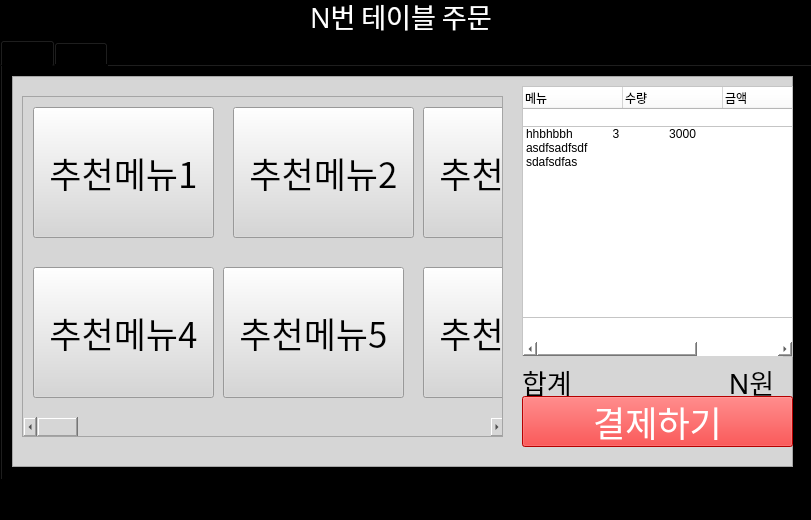
<?xml version="1.0" encoding="UTF-8"?>
<ui version="4.0">
 <class>MainWindow</class>
 <widget class="QMainWindow" name="MainWindow">
  <property name="geometry">
   <rect>
    <x>0</x>
    <y>0</y>
    <width>811</width>
    <height>520</height>
   </rect>
  </property>
  <property name="windowTitle">
   <string>MainWindow</string>
  </property>
  <property name="styleSheet">
   <string notr="true">background-color:rgb(0, 0, 0);
</string>
  </property>
  <widget class="QWidget" name="centralwidget">
   <widget class="QTabWidget" name="tabWidget">
    <property name="geometry">
     <rect>
      <x>0</x>
      <y>40</y>
      <width>816</width>
      <height>441</height>
     </rect>
    </property>
    <property name="styleSheet">
     <string notr="true">backgrund-color:rgb(214, 214, 214);</string>
    </property>
    <property name="currentIndex">
     <number>0</number>
    </property>
    <widget class="QWidget" name="tab">
     <attribute name="title">
      <string>Tab 1</string>
     </attribute>
     <widget class="QTableWidget" name="tableWidget">
      <property name="geometry">
       <rect>
        <x>520</x>
        <y>20</y>
        <width>271</width>
        <height>271</height>
       </rect>
      </property>
      <property name="styleSheet">
       <string notr="true">background-color:white</string>
      </property>
      <column>
       <property name="text">
        <string>메뉴</string>
       </property>
       <property name="font">
        <font>
         <family>더잠실 3 Regular</family>
         <pointsize>9</pointsize>
         <stylestrategy>PreferDefault</stylestrategy>
         <kerning>false</kerning>
        </font>
       </property>
       <property name="textAlignment">
        <set>AlignLeading|AlignVCenter</set>
       </property>
       <property name="foreground">
        <brush brushstyle="SolidPattern">
         <color alpha="255">
          <red>0</red>
          <green>0</green>
          <blue>0</blue>
         </color>
        </brush>
       </property>
      </column>
      <column>
       <property name="text">
        <string>수량</string>
       </property>
       <property name="font">
        <font>
         <family>더잠실 3 Regular</family>
         <pointsize>9</pointsize>
         <kerning>false</kerning>
        </font>
       </property>
       <property name="textAlignment">
        <set>AlignLeading|AlignVCenter</set>
       </property>
       <property name="foreground">
        <brush brushstyle="SolidPattern">
         <color alpha="255">
          <red>0</red>
          <green>0</green>
          <blue>0</blue>
         </color>
        </brush>
       </property>
      </column>
      <column>
       <property name="text">
        <string>금액</string>
       </property>
       <property name="font">
        <font>
         <family>더잠실 3 Regular</family>
         <pointsize>9</pointsize>
         <kerning>false</kerning>
        </font>
       </property>
       <property name="textAlignment">
        <set>AlignLeading|AlignVCenter</set>
       </property>
       <property name="foreground">
        <brush brushstyle="SolidPattern">
         <color alpha="255">
          <red>0</red>
          <green>0</green>
          <blue>0</blue>
         </color>
        </brush>
       </property>
      </column>
     </widget>
     <widget class="QLabel" name="label_2">
      <property name="geometry">
       <rect>
        <x>520</x>
        <y>290</y>
        <width>261</width>
        <height>51</height>
       </rect>
      </property>
      <property name="font">
       <font>
        <family>더잠실 3 Regular</family>
        <pointsize>20</pointsize>
       </font>
      </property>
      <property name="styleSheet">
       <string notr="true">color:black;
background-color:rgb(214, 214, 214)</string>
      </property>
      <property name="text">
       <string>합계                          N원</string>
      </property>
     </widget>
     <widget class="QScrollArea" name="scrollArea">
      <property name="geometry">
       <rect>
        <x>20</x>
        <y>30</y>
        <width>481</width>
        <height>341</height>
       </rect>
      </property>
      <property name="mouseTracking">
       <bool>true</bool>
      </property>
      <property name="tabletTracking">
       <bool>true</bool>
      </property>
      <property name="styleSheet">
       <string notr="true">background-color:rgb(214, 214, 214)</string>
      </property>
      <property name="widgetResizable">
       <bool>true</bool>
      </property>
      <widget class="QWidget" name="scrollAreaWidgetContents">
       <property name="geometry">
        <rect>
         <x>0</x>
         <y>0</y>
         <width>479</width>
         <height>339</height>
        </rect>
       </property>
       <widget class="QPushButton" name="pushButton_2">
        <property name="geometry">
         <rect>
          <x>210</x>
          <y>10</y>
          <width>181</width>
          <height>131</height>
         </rect>
        </property>
        <property name="font">
         <font>
          <family>더잠실 3 Regular</family>
          <pointsize>26</pointsize>
         </font>
        </property>
        <property name="styleSheet">
         <string notr="true">color:black;
background-color:rgb(214, 214, 214)</string>
        </property>
        <property name="text">
         <string>추천메뉴2</string>
        </property>
       </widget>
       <widget class="QPushButton" name="pushButton">
        <property name="geometry">
         <rect>
          <x>10</x>
          <y>10</y>
          <width>181</width>
          <height>131</height>
         </rect>
        </property>
        <property name="font">
         <font>
          <family>더잠실 3 Regular</family>
          <pointsize>26</pointsize>
         </font>
        </property>
        <property name="styleSheet">
         <string notr="true">color:black;
background-color:rgb(214, 214, 214)</string>
        </property>
        <property name="text">
         <string>추천메뉴1</string>
        </property>
       </widget>
       <widget class="QPushButton" name="pushButton_3">
        <property name="geometry">
         <rect>
          <x>400</x>
          <y>10</y>
          <width>181</width>
          <height>131</height>
         </rect>
        </property>
        <property name="font">
         <font>
          <family>더잠실 3 Regular</family>
          <pointsize>26</pointsize>
         </font>
        </property>
        <property name="styleSheet">
         <string notr="true">color:black;
background-color:rgb(214, 214, 214)</string>
        </property>
        <property name="text">
         <string>추천메뉴3</string>
        </property>
       </widget>
       <widget class="QScrollBar" name="horizontalScrollBar">
        <property name="geometry">
         <rect>
          <x>0</x>
          <y>320</y>
          <width>481</width>
          <height>20</height>
         </rect>
        </property>
        <property name="mouseTracking">
         <bool>true</bool>
        </property>
        <property name="orientation">
         <enum>Qt::Horizontal</enum>
        </property>
       </widget>
       <widget class="QPushButton" name="pushButton_7">
        <property name="geometry">
         <rect>
          <x>10</x>
          <y>170</y>
          <width>181</width>
          <height>131</height>
         </rect>
        </property>
        <property name="font">
         <font>
          <family>더잠실 3 Regular</family>
          <pointsize>26</pointsize>
         </font>
        </property>
        <property name="styleSheet">
         <string notr="true">color:black;
background-color:rgb(214, 214, 214)</string>
        </property>
        <property name="text">
         <string>추천메뉴4</string>
        </property>
       </widget>
       <widget class="QPushButton" name="pushButton_8">
        <property name="geometry">
         <rect>
          <x>200</x>
          <y>170</y>
          <width>181</width>
          <height>131</height>
         </rect>
        </property>
        <property name="font">
         <font>
          <family>더잠실 3 Regular</family>
          <pointsize>26</pointsize>
         </font>
        </property>
        <property name="styleSheet">
         <string notr="true">color:black;
background-color:rgb(214, 214, 214)</string>
        </property>
        <property name="text">
         <string>추천메뉴5</string>
        </property>
       </widget>
       <widget class="QPushButton" name="pushButton_9">
        <property name="geometry">
         <rect>
          <x>400</x>
          <y>170</y>
          <width>181</width>
          <height>131</height>
         </rect>
        </property>
        <property name="font">
         <font>
          <family>더잠실 3 Regular</family>
          <pointsize>26</pointsize>
         </font>
        </property>
        <property name="styleSheet">
         <string notr="true">color:black;
background-color:rgb(214, 214, 214)</string>
        </property>
        <property name="text">
         <string>추천메뉴6</string>
        </property>
       </widget>
      </widget>
     </widget>
     <widget class="QPushButton" name="pushButton_18">
      <property name="geometry">
       <rect>
        <x>520</x>
        <y>330</y>
        <width>271</width>
        <height>51</height>
       </rect>
      </property>
      <property name="font">
       <font>
        <family>더잠실 3 Regular</family>
        <pointsize>26</pointsize>
       </font>
      </property>
      <property name="styleSheet">
       <string notr="true">background-color:red;
color:white</string>
      </property>
      <property name="text">
       <string>결제하기</string>
      </property>
     </widget>
     <widget class="QListView" name="listView">
      <property name="geometry">
       <rect>
        <x>10</x>
        <y>10</y>
        <width>781</width>
        <height>391</height>
       </rect>
      </property>
      <property name="styleSheet">
       <string notr="true">background-color:rgb(214, 214, 214)</string>
      </property>
     </widget>
     <widget class="QListWidget" name="listWidget">
      <property name="geometry">
       <rect>
        <x>520</x>
        <y>60</y>
        <width>271</width>
        <height>192</height>
       </rect>
      </property>
      <property name="styleSheet">
       <string notr="true">background-color:white</string>
      </property>
      <item>
       <property name="text">
        <string>hhbhbbh            3               3000</string>
       </property>
      </item>
      <item>
       <property name="text">
        <string>asdfsadfsdf</string>
       </property>
      </item>
      <item>
       <property name="text">
        <string>sdafsdfas</string>
       </property>
      </item>
     </widget>
     <zorder>listView</zorder>
     <zorder>tableWidget</zorder>
     <zorder>label_2</zorder>
     <zorder>scrollArea</zorder>
     <zorder>pushButton_18</zorder>
     <zorder>listWidget</zorder>
    </widget>
    <widget class="QWidget" name="tab_2">
     <attribute name="title">
      <string>Tab 2</string>
     </attribute>
     <widget class="QListView" name="listView_2">
      <property name="geometry">
       <rect>
        <x>10</x>
        <y>10</y>
        <width>791</width>
        <height>391</height>
       </rect>
      </property>
      <property name="styleSheet">
       <string notr="true">background-color:rgb(214, 214, 214)</string>
      </property>
     </widget>
     <widget class="QScrollArea" name="scrollArea_2">
      <property name="geometry">
       <rect>
        <x>20</x>
        <y>20</y>
        <width>481</width>
        <height>341</height>
       </rect>
      </property>
      <property name="styleSheet">
       <string notr="true">background-color:rgb(214, 214, 214)</string>
      </property>
      <property name="widgetResizable">
       <bool>true</bool>
      </property>
      <widget class="QWidget" name="scrollAreaWidgetContents_2">
       <property name="geometry">
        <rect>
         <x>0</x>
         <y>0</y>
         <width>479</width>
         <height>339</height>
        </rect>
       </property>
       <widget class="QPushButton" name="pushButton_4">
        <property name="geometry">
         <rect>
          <x>210</x>
          <y>10</y>
          <width>181</width>
          <height>131</height>
         </rect>
        </property>
        <property name="font">
         <font>
          <family>더잠실 3 Regular</family>
          <pointsize>26</pointsize>
         </font>
        </property>
        <property name="styleSheet">
         <string notr="true">color:black;
background-color:rgb(214, 214, 214)</string>
        </property>
        <property name="text">
         <string>세트메뉴2</string>
        </property>
       </widget>
       <widget class="QPushButton" name="pushButton_5">
        <property name="geometry">
         <rect>
          <x>10</x>
          <y>10</y>
          <width>181</width>
          <height>131</height>
         </rect>
        </property>
        <property name="font">
         <font>
          <family>더잠실 3 Regular</family>
          <pointsize>26</pointsize>
         </font>
        </property>
        <property name="styleSheet">
         <string notr="true">color:black;
background-color:rgb(214, 214, 214)</string>
        </property>
        <property name="text">
         <string>세트메뉴1</string>
        </property>
       </widget>
       <widget class="QPushButton" name="pushButton_6">
        <property name="geometry">
         <rect>
          <x>400</x>
          <y>10</y>
          <width>181</width>
          <height>131</height>
         </rect>
        </property>
        <property name="font">
         <font>
          <family>더잠실 3 Regular</family>
          <pointsize>26</pointsize>
         </font>
        </property>
        <property name="styleSheet">
         <string notr="true">color:black;
background-color:rgb(214, 214, 214)</string>
        </property>
        <property name="text">
         <string>세트메뉴3</string>
        </property>
       </widget>
       <widget class="QScrollBar" name="horizontalScrollBar_2">
        <property name="geometry">
         <rect>
          <x>0</x>
          <y>319</y>
          <width>481</width>
          <height>20</height>
         </rect>
        </property>
        <property name="orientation">
         <enum>Qt::Horizontal</enum>
        </property>
       </widget>
       <widget class="QPushButton" name="pushButton_10">
        <property name="geometry">
         <rect>
          <x>10</x>
          <y>170</y>
          <width>181</width>
          <height>131</height>
         </rect>
        </property>
        <property name="font">
         <font>
          <family>더잠실 3 Regular</family>
          <pointsize>26</pointsize>
         </font>
        </property>
        <property name="styleSheet">
         <string notr="true">color:black;
background-color:rgb(214, 214, 214)</string>
        </property>
        <property name="text">
         <string>세트메뉴</string>
        </property>
       </widget>
       <widget class="QPushButton" name="pushButton_11">
        <property name="geometry">
         <rect>
          <x>210</x>
          <y>170</y>
          <width>181</width>
          <height>131</height>
         </rect>
        </property>
        <property name="font">
         <font>
          <family>더잠실 3 Regular</family>
          <pointsize>26</pointsize>
         </font>
        </property>
        <property name="styleSheet">
         <string notr="true">color:black;
background-color:rgb(214, 214, 214)</string>
        </property>
        <property name="text">
         <string>세트메뉴1</string>
        </property>
       </widget>
       <widget class="QPushButton" name="pushButton_12">
        <property name="geometry">
         <rect>
          <x>410</x>
          <y>170</y>
          <width>181</width>
          <height>131</height>
         </rect>
        </property>
        <property name="font">
         <font>
          <family>더잠실 3 Regular</family>
          <pointsize>26</pointsize>
         </font>
        </property>
        <property name="styleSheet">
         <string notr="true">color:black;
background-color:rgb(214, 214, 214)</string>
        </property>
        <property name="text">
         <string>세트메뉴1</string>
        </property>
       </widget>
      </widget>
     </widget>
     <widget class="QTableWidget" name="tableWidget_2">
      <property name="geometry">
       <rect>
        <x>520</x>
        <y>20</y>
        <width>271</width>
        <height>271</height>
       </rect>
      </property>
      <property name="styleSheet">
       <string notr="true">background-color:white</string>
      </property>
      <column>
       <property name="text">
        <string>메뉴</string>
       </property>
       <property name="font">
        <font>
         <family>더잠실 3 Regular</family>
         <pointsize>12</pointsize>
         <stylestrategy>PreferDefault</stylestrategy>
         <kerning>false</kerning>
        </font>
       </property>
       <property name="textAlignment">
        <set>AlignLeading|AlignVCenter</set>
       </property>
       <property name="foreground">
        <brush brushstyle="SolidPattern">
         <color alpha="255">
          <red>0</red>
          <green>0</green>
          <blue>0</blue>
         </color>
        </brush>
       </property>
      </column>
      <column>
       <property name="text">
        <string>수량</string>
       </property>
       <property name="font">
        <font>
         <family>더잠실 3 Regular</family>
         <pointsize>12</pointsize>
         <kerning>false</kerning>
        </font>
       </property>
       <property name="textAlignment">
        <set>AlignLeading|AlignVCenter</set>
       </property>
       <property name="foreground">
        <brush brushstyle="SolidPattern">
         <color alpha="255">
          <red>0</red>
          <green>0</green>
          <blue>0</blue>
         </color>
        </brush>
       </property>
      </column>
      <column>
       <property name="text">
        <string>금액</string>
       </property>
       <property name="font">
        <font>
         <family>더잠실 3 Regular</family>
         <pointsize>12</pointsize>
         <kerning>false</kerning>
        </font>
       </property>
       <property name="textAlignment">
        <set>AlignLeading|AlignVCenter</set>
       </property>
       <property name="foreground">
        <brush brushstyle="SolidPattern">
         <color alpha="255">
          <red>0</red>
          <green>0</green>
          <blue>0</blue>
         </color>
        </brush>
       </property>
      </column>
      <column>
       <property name="text">
        <string>새 행</string>
       </property>
      </column>
      <column>
       <property name="text">
        <string>새 행</string>
       </property>
      </column>
     </widget>
     <widget class="QLabel" name="label_3">
      <property name="geometry">
       <rect>
        <x>520</x>
        <y>290</y>
        <width>261</width>
        <height>51</height>
       </rect>
      </property>
      <property name="font">
       <font>
        <family>더잠실 3 Regular</family>
        <pointsize>20</pointsize>
       </font>
      </property>
      <property name="styleSheet">
       <string notr="true">color:black;
background-color:rgb(214, 214, 214)</string>
      </property>
      <property name="text">
       <string>합계                          N원</string>
      </property>
     </widget>
     <widget class="QPushButton" name="pushButton_19">
      <property name="geometry">
       <rect>
        <x>520</x>
        <y>330</y>
        <width>271</width>
        <height>51</height>
       </rect>
      </property>
      <property name="font">
       <font>
        <family>더잠실 3 Regular</family>
        <pointsize>26</pointsize>
       </font>
      </property>
      <property name="styleSheet">
       <string notr="true">background-color:red;
color:white</string>
      </property>
      <property name="text">
       <string>결제하기</string>
      </property>
     </widget>
    </widget>
   </widget>
   <widget class="QLabel" name="label">
    <property name="geometry">
     <rect>
      <x>310</x>
      <y>0</y>
      <width>211</width>
      <height>31</height>
     </rect>
    </property>
    <property name="font">
     <font>
      <family>더잠실 3 Regular</family>
      <pointsize>20</pointsize>
     </font>
    </property>
    <property name="styleSheet">
     <string notr="true">color:white</string>
    </property>
    <property name="text">
     <string>N번 테이블 주문</string>
    </property>
   </widget>
  </widget>
  <widget class="QMenuBar" name="menubar">
   <property name="geometry">
    <rect>
     <x>0</x>
     <y>0</y>
     <width>811</width>
     <height>26</height>
    </rect>
   </property>
  </widget>
  <widget class="QStatusBar" name="statusbar"/>
 </widget>
 <resources/>
 <connections/>
</ui>
